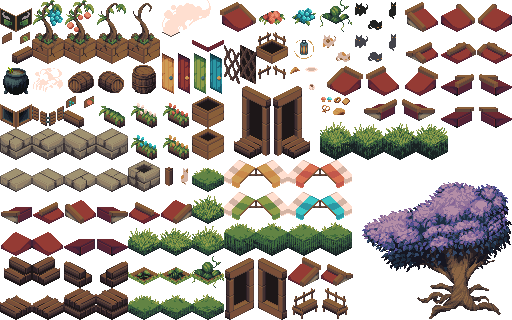
#> input picture _resources/isometric_cozy_v230729/cozy_iso_export.png, 512 x 320 px
$ python detect_sprites.py
#> lines starting #> are read from the running program, lines starting #| are printed output that depends on the picture
"""
Detect individual sprite bounding boxes in the cozy_iso_export.png by
scanning for connected non-transparent regions. Prints a table you can use
to name and pick tiles manually, and saves a debug PNG with boxes drawn.

Run from project root:  python _tools/detect_sprites.py
"""
from PIL import Image, ImageDraw
import os, json

SRC = os.path.join(os.path.dirname(__file__), '..', '_resources',
                   'isometric_cozy_v230729', 'cozy_iso_export.png')
DEBUG_OUT = os.path.join(os.path.dirname(__file__), 'sprite_detect_debug.png')
JSON_OUT  = os.path.join(os.path.dirname(__file__), 'sprite_rects.json')

img  = Image.open(SRC).convert('RGBA')
#> img is the input picture: PIL image 512x320 RGBA; mean R, G, B, A 48.9, 40.4, 34.1, 120.4
data = img.load()
w, h = img.size
#> w = 512; h = 320

print(f'Image size: {w}x{h}')
#| Image size: 512x320

# -------------------------------------------------------------------
# 1) Build a binary visited mask
# -------------------------------------------------------------------
visited = [[False]*h for _ in range(w)]
ALPHA_THRESHOLD = 8   # ignore near-transparent pixels

def is_solid(x, y):
    return 0 <= x < w and 0 <= y < h and data[x, y][3] > ALPHA_THRESHOLD

# -------------------------------------------------------------------
# 2) Flood-fill to find connected components (BFS)
# -------------------------------------------------------------------
def bfs(sx, sy):
    """Return bounding box (l,t,r,b) of connected opaque region."""
    stack = [(sx, sy)]
    visited[sx][sy] = True
    minx = maxx = sx
    miny = maxy = sy
    while stack:
        cx, cy = stack.pop()
        if cx < minx: minx = cx
        if cx > maxx: maxx = cx
        if cy < miny: miny = cy
        if cy > maxy: maxy = cy
        for dx, dy in ((1,0),(-1,0),(0,1),(0,-1)):
            nx, ny = cx+dx, cy+dy
            if not visited[nx][ny] if (0<=nx<w and 0<=ny<h) else False:
                if is_solid(nx, ny):
                    visited[nx][ny] = True
                    stack.append((nx, ny))
    return (minx, miny, maxx+1, maxy+1)

# -------------------------------------------------------------------
# 3) Scan image and collect components
# -------------------------------------------------------------------
components = []
for y in range(h):
    for x in range(w):
        if not visited[x][y] and is_solid(x, y):
            box = bfs(x, y)
            bw = box[2] - box[0]
            bh = box[3] - box[1]
            # Filter out tiny noise (< 8px in either dimension)
            if bw >= 8 and bh >= 8:
                components.append(box)
#> this loop made 320 passes

# Sort top-to-bottom, left-to-right
components.sort(key=lambda b: (b[1]//8, b[0]))

print(f'\nFound {len(components)} sprite regions:\n')
#| Found 77 sprite regions:
print(f"{'#':>3}  {'left':>5} {'top':>5} {'right':>5} {'bot':>5}  {'w':>4} {'h':>4}")
print('-' * 44)
for i, (l, t, r, b) in enumerate(components):
    print(f"{i:>3}  {l:>5} {t:>5} {r:>5} {b:>5}  {r-l:>4} {b-t:>4}")
#> this loop made 77 passes
#> (l, t, r, b) on passes 1 to 12: (12, 0, 160, 64), (162, 3, 211, 37), (220, 2, 256, 32), (322, 6, 349, 24), (355, 3, 368, 16), (405, 2, 438, 32), (441, 4, 475, 32), (478, 4, 512, 32), (0, 8, 32, 32), (259, 11, 285, 25), (292, 8, 316, 26), (368, 20, 382, 30)
#|   0     12     0   160    64   148   64
#|   1    162     3   211    37    49   34
#|   2    220     2   256    32    36   30
#|   3    322     6   349    24    27   18
#|   4    355     3   368    16    13   13
#|   5    405     2   438    32    33   30
#|   6    441     4   475    32    34   28
#|   7    478     4   512    32    34   28
#> (further printed lines are left out)

# -------------------------------------------------------------------
# 4) Save debug image with numbered boxes
# -------------------------------------------------------------------
debug = img.copy().convert('RGBA')
draw  = ImageDraw.Draw(debug)
colors = ['#FF6B6B','#FFD93D','#6BCB77','#4EAEFF','#FF922B']
for i, (l, t, r, b) in enumerate(components):
    color = colors[i % len(colors)]
    draw.rectangle([l, t, r-1, b-1], outline=color, width=1)
    draw.text((l+2, t+1), str(i), fill=color)
#> this loop made 77 passes
#> (l, t, r, b, color) on passes 1 to 12: (12, 0, 160, 64, '#FF6B6B'), (162, 3, 211, 37, '#FFD93D'), (220, 2, 256, 32, '#6BCB77'), (322, 6, 349, 24, '#4EAEFF'), (355, 3, 368, 16, '#FF922B'), (405, 2, 438, 32, '#FF6B6B'), (441, 4, 475, 32, '#FFD93D'), (478, 4, 512, 32, '#6BCB77'), (0, 8, 32, 32, '#4EAEFF'), (259, 11, 285, 25, '#FF922B'), (292, 8, 316, 26, '#FF6B6B'), (368, 20, 382, 30, '#FFD93D')
debug.save(DEBUG_OUT)
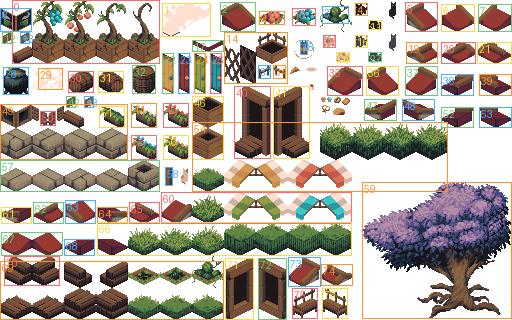
#> saved as sprite_detect_debug.png: PIL image 512x320 RGBA; mean R, G, B, A 64.1, 52.6, 41.3, 135.3; transparent parts drawn white
print(f'\nDebug image saved: {DEBUG_OUT}')

# Save JSON for slice_tiles.py to consume
with open(JSON_OUT, 'w') as f:
    json.dump([{'id': i, 'box': [l,t,r,b], 'w': r-l, 'h': b-t}
               for i, (l,t,r,b) in enumerate(components)], f, indent=2)
print(f'Rects saved: {JSON_OUT}')

$ run again, with _resources/isometric_cozy_v230729/cozy_scene_1.png copied over _resources/isometric_cozy_v230729/cozy_iso_export.png
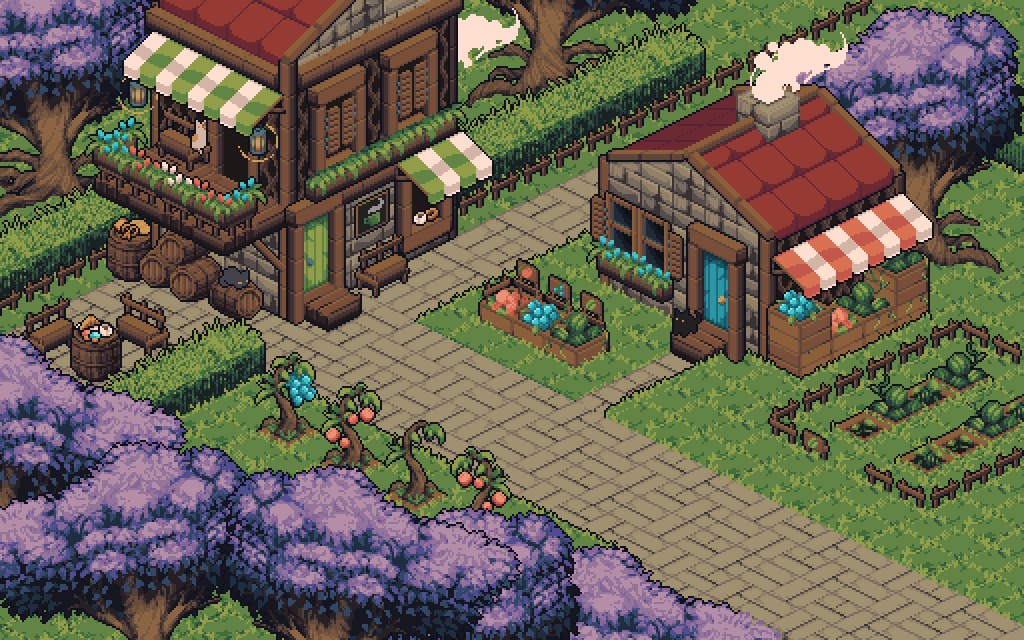
#> input picture _resources/isometric_cozy_v230729/cozy_scene_1.png, 1024 x 640 px
#> img is the input picture: PIL image 1024x640 RGBA; mean R, G, B, A 104.9, 98.8, 82, 255
#| Image size: 1024x640
#> the loop `for y in range(h):` made 640 passes
#| Found 1 sprite regions:
#> `debug.save(DEBUG_OUT)`:
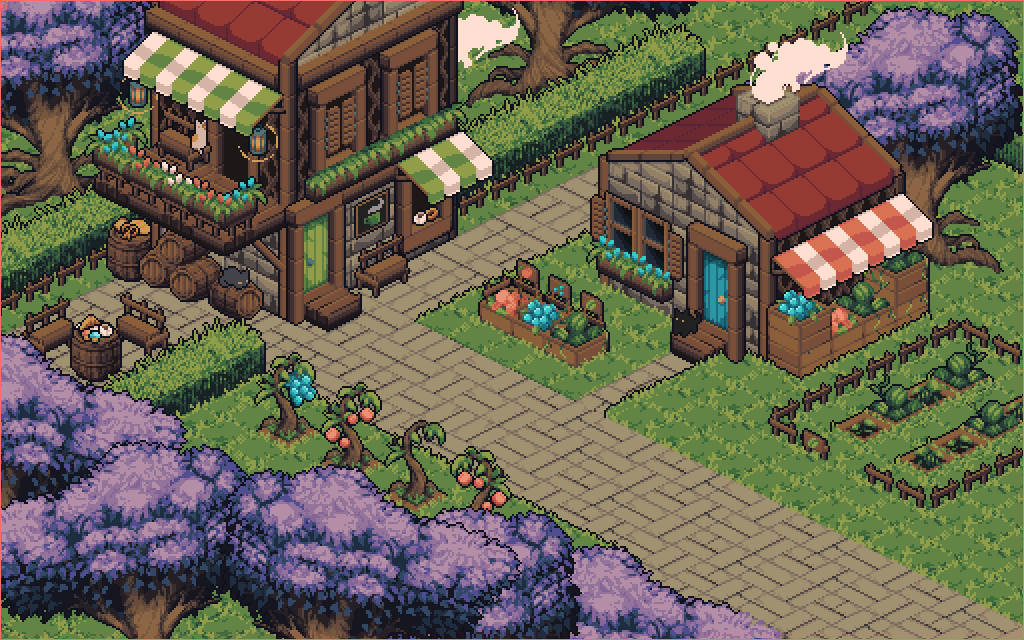
#> saved as sprite_detect_debug.png: PIL image 1024x640 RGBA; mean R, G, B, A 105.7, 98.8, 82.1, 255

$ run again, with _resources/isometric_cozy_v230729/cozy_scene_2.png copied over _resources/isometric_cozy_v230729/cozy_iso_export.png
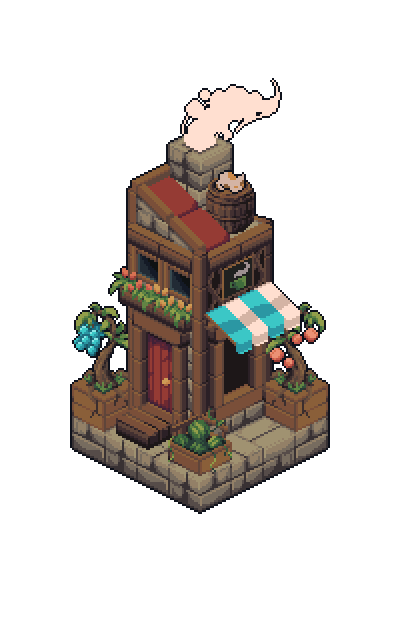
#> input picture _resources/isometric_cozy_v230729/cozy_scene_2.png, 400 x 640 px
#> img is the input picture: PIL image 400x640 RGBA; mean R, G, B, A 28.9, 24.1, 20.4, 68.3
#| Image size: 400x640
#| Found 1 sprite regions:
#> the loop `for i, (l, t, r, b) in enumerate(components):` made 1 pass
#> (l, t, r, b) on pass 1: (70, 78, 330, 514)
#> (printed output is left out)
#> the loop `for i, (l, t, r, b) in enumerate(components):` made 1 pass
#> `debug.save(DEBUG_OUT)`:
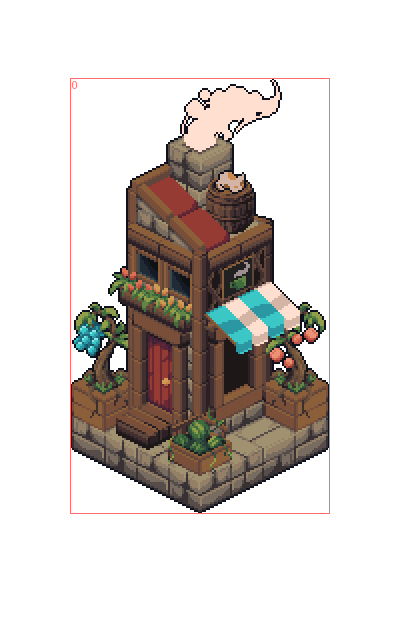
#> saved as sprite_detect_debug.png: PIL image 400x640 RGBA; mean R, G, B, A 30.3, 24.7, 21, 69.5; transparent parts drawn white

$ run again, with _resources/isometric_cozy_v230729/cozy_scene_3.png copied over _resources/isometric_cozy_v230729/cozy_iso_export.png
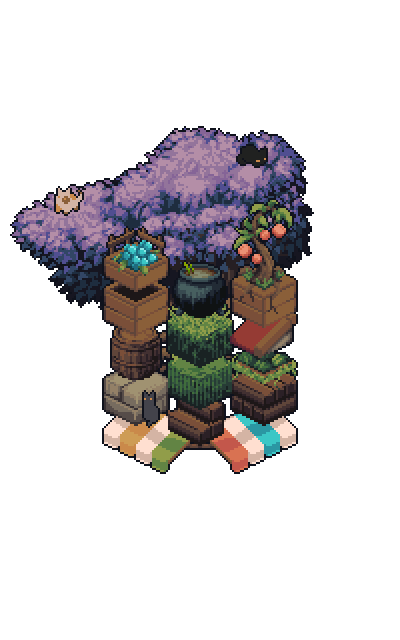
#> input picture _resources/isometric_cozy_v230729/cozy_scene_3.png, 400 x 640 px
#> img is the input picture: PIL image 400x640 RGBA; mean R, G, B, A 25.8, 22.8, 23.8, 68.7
#| Image size: 400x640
#| Found 1 sprite regions:
#> the loop `for i, (l, t, r, b) in enumerate(components):` made 1 pass
#> (l, t, r, b) on pass 1: (10, 126, 314, 474)
#> (printed output is left out)
#> the loop `for i, (l, t, r, b) in enumerate(components):` made 1 pass
#> `debug.save(DEBUG_OUT)`:
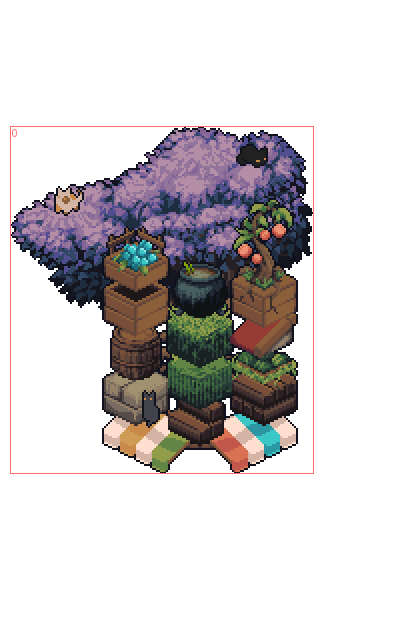
#> saved as sprite_detect_debug.png: PIL image 400x640 RGBA; mean R, G, B, A 27.2, 23.4, 24.3, 70; transparent parts drawn white
